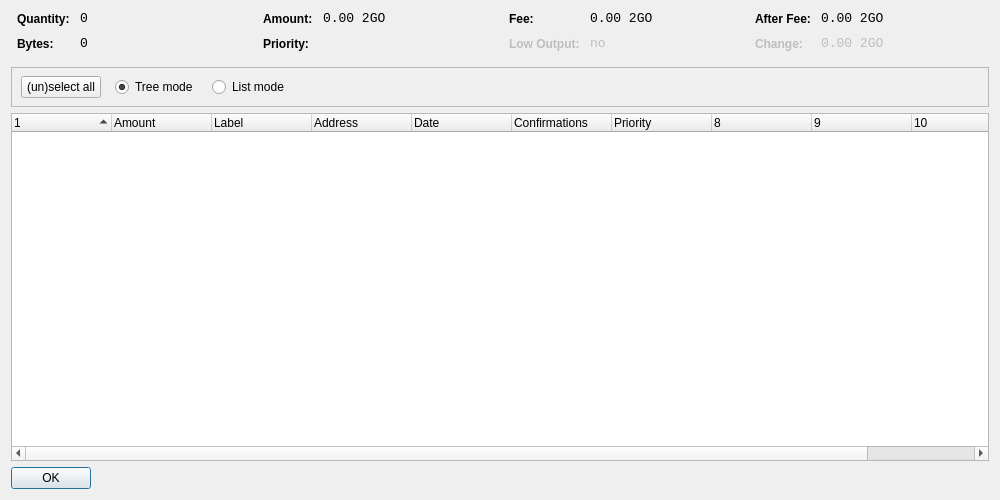
<?xml version="1.0" encoding="UTF-8"?>
<ui version="4.0">
 <class>CoinControlDialog</class>
 <widget class="QDialog" name="CoinControlDialog">
  <property name="geometry">
   <rect>
    <x>0</x>
    <y>0</y>
    <width>1000</width>
    <height>500</height>
   </rect>
  </property>
  <property name="windowTitle">
   <string>Coin Control</string>
  </property>
  <layout class="QVBoxLayout" name="verticalLayout">
   <item>
    <layout class="QHBoxLayout" name="horizontalLayoutTop" stretch="0,0,0,0">
     <property name="topMargin">
      <number>0</number>
     </property>
     <property name="bottomMargin">
      <number>10</number>
     </property>
     <item>
      <layout class="QFormLayout" name="formLayoutCoinControl1">
       <property name="horizontalSpacing">
        <number>10</number>
       </property>
       <property name="verticalSpacing">
        <number>10</number>
       </property>
       <property name="leftMargin">
        <number>6</number>
       </property>
       <property name="rightMargin">
        <number>6</number>
       </property>
       <item row="0" column="0">
        <widget class="QLabel" name="labelCoinControlQuantityText">
         <property name="styleSheet">
          <string notr="true">font-weight:bold;</string>
         </property>
         <property name="text">
          <string>Quantity:</string>
         </property>
        </widget>
       </item>
       <item row="0" column="1">
        <widget class="QLabel" name="labelCoinControlQuantity">
         <property name="font">
          <font>
           <family>Monospace</family>
           <pointsize>10</pointsize>
          </font>
         </property>
         <property name="cursor">
          <cursorShape>IBeamCursor</cursorShape>
         </property>
         <property name="contextMenuPolicy">
          <enum>Qt::ActionsContextMenu</enum>
         </property>
         <property name="text">
          <string notr="true">0</string>
         </property>
         <property name="textInteractionFlags">
          <set>Qt::LinksAccessibleByMouse|Qt::TextSelectableByKeyboard|Qt::TextSelectableByMouse</set>
         </property>
        </widget>
       </item>
       <item row="1" column="0">
        <widget class="QLabel" name="labelCoinControlBytesText">
         <property name="styleSheet">
          <string notr="true">font-weight:bold;</string>
         </property>
         <property name="text">
          <string>Bytes:</string>
         </property>
        </widget>
       </item>
       <item row="1" column="1">
        <widget class="QLabel" name="labelCoinControlBytes">
         <property name="font">
          <font>
           <family>Monospace</family>
           <pointsize>10</pointsize>
          </font>
         </property>
         <property name="cursor">
          <cursorShape>IBeamCursor</cursorShape>
         </property>
         <property name="contextMenuPolicy">
          <enum>Qt::ActionsContextMenu</enum>
         </property>
         <property name="text">
          <string notr="true">0</string>
         </property>
         <property name="textInteractionFlags">
          <set>Qt::LinksAccessibleByMouse|Qt::TextSelectableByKeyboard|Qt::TextSelectableByMouse</set>
         </property>
        </widget>
       </item>
      </layout>
     </item>
     <item>
      <layout class="QFormLayout" name="formLayoutCoinControl2">
       <property name="horizontalSpacing">
        <number>10</number>
       </property>
       <property name="verticalSpacing">
        <number>10</number>
       </property>
       <property name="leftMargin">
        <number>6</number>
       </property>
       <property name="rightMargin">
        <number>6</number>
       </property>
       <item row="0" column="0">
        <widget class="QLabel" name="labelCoinControlAmountText">
         <property name="styleSheet">
          <string notr="true">font-weight:bold;</string>
         </property>
         <property name="text">
          <string>Amount:</string>
         </property>
        </widget>
       </item>
       <item row="0" column="1">
        <widget class="QLabel" name="labelCoinControlAmount">
         <property name="font">
          <font>
           <family>Monospace</family>
           <pointsize>10</pointsize>
          </font>
         </property>
         <property name="cursor">
          <cursorShape>IBeamCursor</cursorShape>
         </property>
         <property name="contextMenuPolicy">
          <enum>Qt::ActionsContextMenu</enum>
         </property>
         <property name="text">
          <string notr="true">0.00 2GO</string>
         </property>
         <property name="textInteractionFlags">
          <set>Qt::LinksAccessibleByMouse|Qt::TextSelectableByKeyboard|Qt::TextSelectableByMouse</set>
         </property>
        </widget>
       </item>
       <item row="1" column="0">
        <widget class="QLabel" name="labelCoinControlPriorityText">
         <property name="styleSheet">
          <string notr="true">font-weight:bold;</string>
         </property>
         <property name="text">
          <string>Priority:</string>
         </property>
        </widget>
       </item>
       <item row="1" column="1">
        <widget class="QLabel" name="labelCoinControlPriority">
         <property name="font">
          <font>
           <family>Monospace</family>
           <pointsize>10</pointsize>
          </font>
         </property>
         <property name="cursor">
          <cursorShape>IBeamCursor</cursorShape>
         </property>
         <property name="contextMenuPolicy">
          <enum>Qt::ActionsContextMenu</enum>
         </property>
         <property name="text">
          <string/>
         </property>
         <property name="textInteractionFlags">
          <set>Qt::LinksAccessibleByMouse|Qt::TextSelectableByKeyboard|Qt::TextSelectableByMouse</set>
         </property>
        </widget>
       </item>
      </layout>
     </item>
     <item>
      <layout class="QFormLayout" name="formLayoutCoinControl3">
       <property name="horizontalSpacing">
        <number>10</number>
       </property>
       <property name="verticalSpacing">
        <number>10</number>
       </property>
       <property name="leftMargin">
        <number>6</number>
       </property>
       <property name="rightMargin">
        <number>6</number>
       </property>
       <item row="0" column="0">
        <widget class="QLabel" name="labelCoinControlFeeText">
         <property name="styleSheet">
          <string notr="true">font-weight:bold;</string>
         </property>
         <property name="text">
          <string>Fee:</string>
         </property>
        </widget>
       </item>
       <item row="0" column="1">
        <widget class="QLabel" name="labelCoinControlFee">
         <property name="font">
          <font>
           <family>Monospace</family>
           <pointsize>10</pointsize>
          </font>
         </property>
         <property name="cursor">
          <cursorShape>IBeamCursor</cursorShape>
         </property>
         <property name="contextMenuPolicy">
          <enum>Qt::ActionsContextMenu</enum>
         </property>
         <property name="text">
          <string notr="true">0.00 2GO</string>
         </property>
         <property name="textInteractionFlags">
          <set>Qt::LinksAccessibleByMouse|Qt::TextSelectableByKeyboard|Qt::TextSelectableByMouse</set>
         </property>
        </widget>
       </item>
       <item row="1" column="0">
        <widget class="QLabel" name="labelCoinControlLowOutputText">
         <property name="enabled">
          <bool>false</bool>
         </property>
         <property name="styleSheet">
          <string notr="true">font-weight:bold;</string>
         </property>
         <property name="text">
          <string>Low Output:</string>
         </property>
        </widget>
       </item>
       <item row="1" column="1">
        <widget class="QLabel" name="labelCoinControlLowOutput">
         <property name="enabled">
          <bool>false</bool>
         </property>
         <property name="font">
          <font>
           <family>Monospace</family>
           <pointsize>10</pointsize>
          </font>
         </property>
         <property name="cursor">
          <cursorShape>IBeamCursor</cursorShape>
         </property>
         <property name="contextMenuPolicy">
          <enum>Qt::ActionsContextMenu</enum>
         </property>
         <property name="text">
          <string notr="true">no</string>
         </property>
         <property name="textInteractionFlags">
          <set>Qt::LinksAccessibleByMouse|Qt::TextSelectableByKeyboard|Qt::TextSelectableByMouse</set>
         </property>
        </widget>
       </item>
      </layout>
     </item>
     <item>
      <layout class="QFormLayout" name="formLayoutCoinControl4">
       <property name="horizontalSpacing">
        <number>10</number>
       </property>
       <property name="verticalSpacing">
        <number>10</number>
       </property>
       <property name="leftMargin">
        <number>6</number>
       </property>
       <property name="rightMargin">
        <number>6</number>
       </property>
       <item row="0" column="0">
        <widget class="QLabel" name="labelCoinControlAfterFeeText">
         <property name="styleSheet">
          <string notr="true">font-weight:bold;</string>
         </property>
         <property name="text">
          <string>After Fee:</string>
         </property>
        </widget>
       </item>
       <item row="0" column="1">
        <widget class="QLabel" name="labelCoinControlAfterFee">
         <property name="font">
          <font>
           <family>Monospace</family>
           <pointsize>10</pointsize>
          </font>
         </property>
         <property name="cursor">
          <cursorShape>IBeamCursor</cursorShape>
         </property>
         <property name="contextMenuPolicy">
          <enum>Qt::ActionsContextMenu</enum>
         </property>
         <property name="text">
          <string notr="true">0.00 2GO</string>
         </property>
         <property name="textInteractionFlags">
          <set>Qt::LinksAccessibleByMouse|Qt::TextSelectableByKeyboard|Qt::TextSelectableByMouse</set>
         </property>
        </widget>
       </item>
       <item row="1" column="0">
        <widget class="QLabel" name="labelCoinControlChangeText">
         <property name="enabled">
          <bool>false</bool>
         </property>
         <property name="styleSheet">
          <string notr="true">font-weight:bold;</string>
         </property>
         <property name="text">
          <string>Change:</string>
         </property>
        </widget>
       </item>
       <item row="1" column="1">
        <widget class="QLabel" name="labelCoinControlChange">
         <property name="enabled">
          <bool>false</bool>
         </property>
         <property name="font">
          <font>
           <family>Monospace</family>
           <pointsize>10</pointsize>
          </font>
         </property>
         <property name="cursor">
          <cursorShape>IBeamCursor</cursorShape>
         </property>
         <property name="contextMenuPolicy">
          <enum>Qt::ActionsContextMenu</enum>
         </property>
         <property name="text">
          <string notr="true">0.00 2GO</string>
         </property>
         <property name="textInteractionFlags">
          <set>Qt::LinksAccessibleByMouse|Qt::TextSelectableByKeyboard|Qt::TextSelectableByMouse</set>
         </property>
        </widget>
       </item>
      </layout>
     </item>
    </layout>
   </item>
   <item>
    <widget class="QFrame" name="frame">
     <property name="minimumSize">
      <size>
       <width>0</width>
       <height>40</height>
      </size>
     </property>
     <property name="frameShape">
      <enum>QFrame::StyledPanel</enum>
     </property>
     <property name="frameShadow">
      <enum>QFrame::Sunken</enum>
     </property>
     <widget class="QWidget" name="horizontalLayoutWidget">
      <property name="geometry">
       <rect>
        <x>10</x>
        <y>0</y>
        <width>781</width>
        <height>41</height>
       </rect>
      </property>
      <layout class="QHBoxLayout" name="horizontalLayoutPanel" stretch="0,0,0,0,0">
       <property name="spacing">
        <number>14</number>
       </property>
       <item>
        <widget class="QPushButton" name="pushButtonSelectAll">
         <property name="sizePolicy">
          <sizepolicy hsizetype="Maximum" vsizetype="Fixed">
           <horstretch>0</horstretch>
           <verstretch>0</verstretch>
          </sizepolicy>
         </property>
         <property name="text">
          <string>(un)select all</string>
         </property>
        </widget>
       </item>
       <item>
        <widget class="QRadioButton" name="radioTreeMode">
         <property name="sizePolicy">
          <sizepolicy hsizetype="Maximum" vsizetype="Fixed">
           <horstretch>0</horstretch>
           <verstretch>0</verstretch>
          </sizepolicy>
         </property>
         <property name="text">
          <string>Tree mode</string>
         </property>
         <property name="checked">
          <bool>true</bool>
         </property>
        </widget>
       </item>
       <item>
        <widget class="QRadioButton" name="radioListMode">
         <property name="sizePolicy">
          <sizepolicy hsizetype="Maximum" vsizetype="Fixed">
           <horstretch>0</horstretch>
           <verstretch>0</verstretch>
          </sizepolicy>
         </property>
         <property name="text">
          <string>List mode</string>
         </property>
        </widget>
       </item>
       <item>
        <spacer name="horizontalSpacer">
         <property name="orientation">
          <enum>Qt::Horizontal</enum>
         </property>
         <property name="sizeHint" stdset="0">
          <size>
           <width>40</width>
           <height>20</height>
          </size>
         </property>
        </spacer>
       </item>
      </layout>
     </widget>
    </widget>
   </item>
   <item>
    <widget class="CoinControlTreeWidget" name="treeWidget">
     <property name="contextMenuPolicy">
      <enum>Qt::CustomContextMenu</enum>
     </property>
     <property name="sortingEnabled">
      <bool>false</bool>
     </property>
     <property name="columnCount">
      <number>11</number>
     </property>
     <attribute name="headerShowSortIndicator" stdset="0">
      <bool>true</bool>
     </attribute>
     <attribute name="headerStretchLastSection">
      <bool>false</bool>
     </attribute>
     <column>
      <property name="text">
       <string/>
      </property>
     </column>
     <column>
      <property name="text">
       <string>Amount</string>
      </property>
     </column>
     <column>
      <property name="text">
       <string>Label</string>
      </property>
     </column>
     <column>
      <property name="text">
       <string>Address</string>
      </property>
     </column>
     <column>
      <property name="text">
       <string>Date</string>
      </property>
     </column>
     <column>
      <property name="text">
       <string>Confirmations</string>
      </property>
      <property name="toolTip">
       <string>Confirmed</string>
      </property>
     </column>
     <column>
      <property name="text">
       <string>Priority</string>
      </property>
     </column>
     <column>
      <property name="text">
       <string/>
      </property>
     </column>
     <column>
      <property name="text">
       <string/>
      </property>
     </column>
     <column>
      <property name="text">
       <string/>
      </property>
     </column>
     <column>
      <property name="text">
       <string/>
      </property>
     </column>
    </widget>
   </item>
   <item>
    <widget class="QDialogButtonBox" name="buttonBox">
     <property name="sizePolicy">
      <sizepolicy hsizetype="Maximum" vsizetype="Fixed">
       <horstretch>0</horstretch>
       <verstretch>0</verstretch>
      </sizepolicy>
     </property>
     <property name="orientation">
      <enum>Qt::Horizontal</enum>
     </property>
     <property name="standardButtons">
      <set>QDialogButtonBox::Ok</set>
     </property>
    </widget>
   </item>
  </layout>
 </widget>
 <customwidgets>
  <customwidget>
   <class>CoinControlTreeWidget</class>
   <extends>QTreeWidget</extends>
   <header>coincontroltreewidget.h</header>
  </customwidget>
 </customwidgets>
 <resources/>
 <connections/>
</ui>
